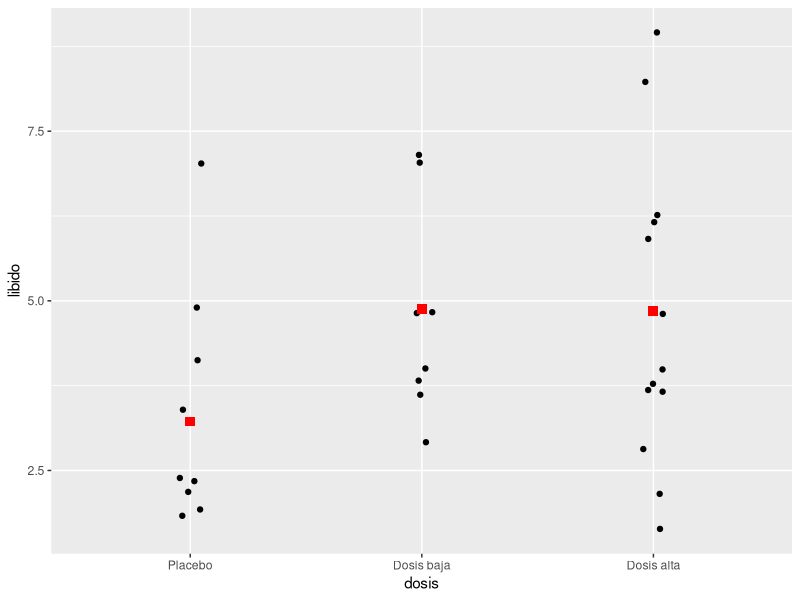
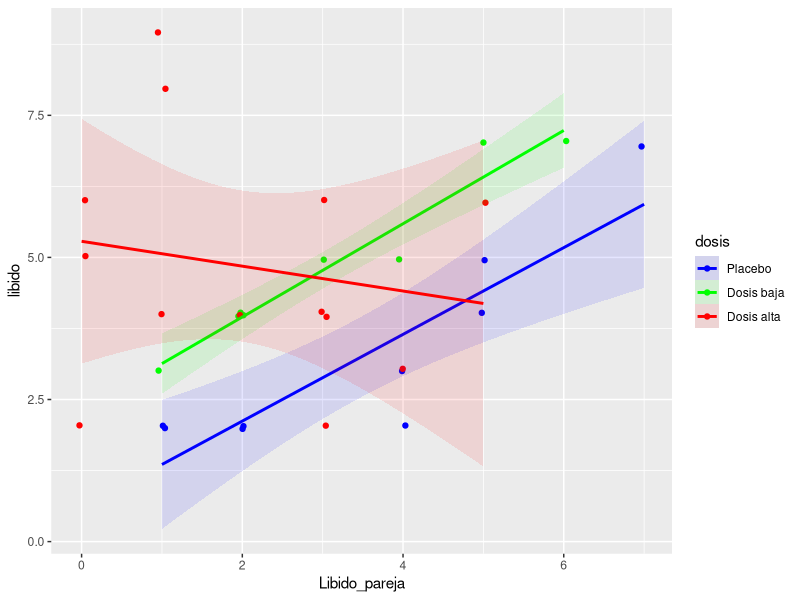
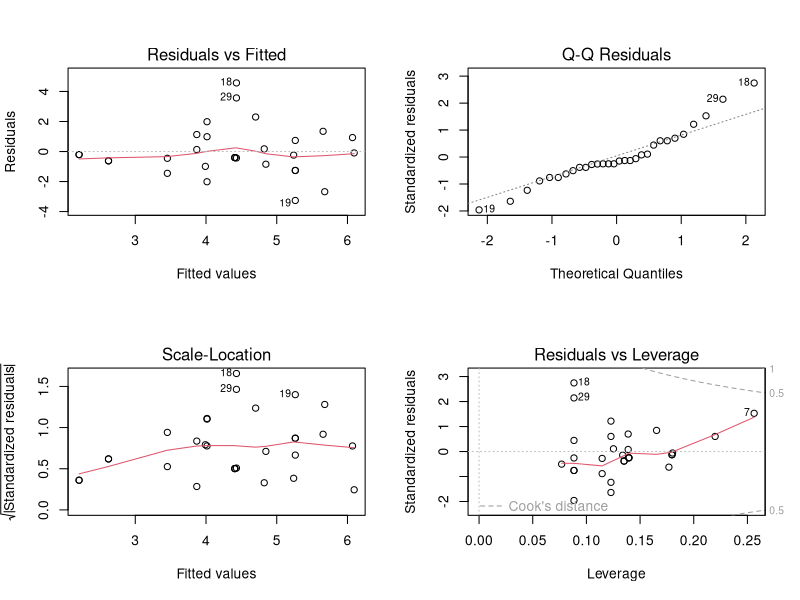
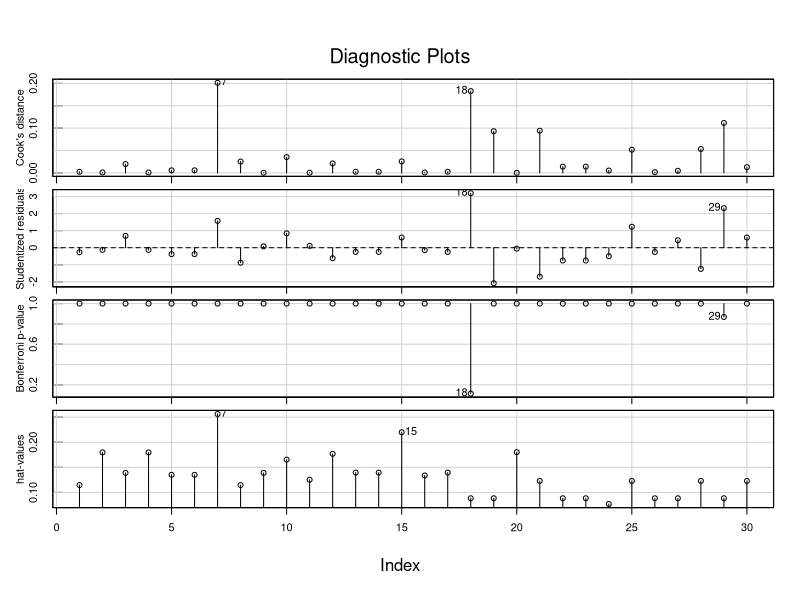
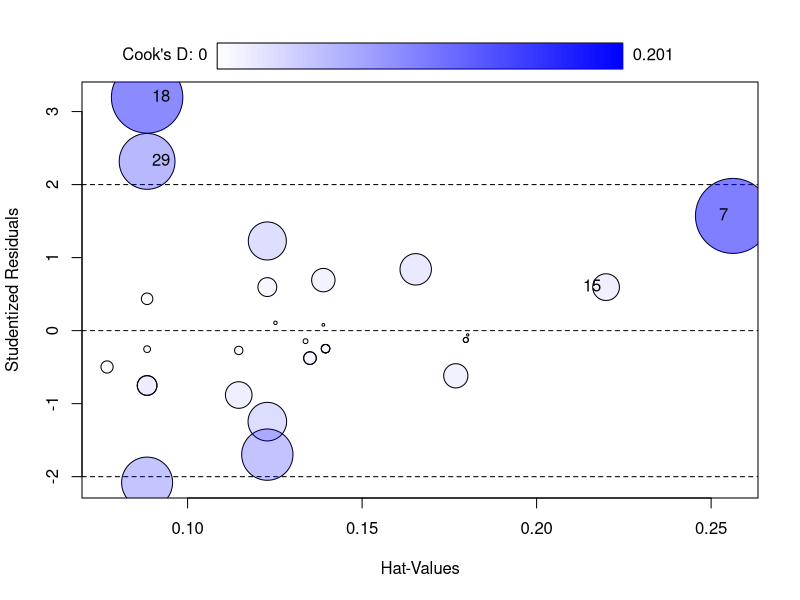
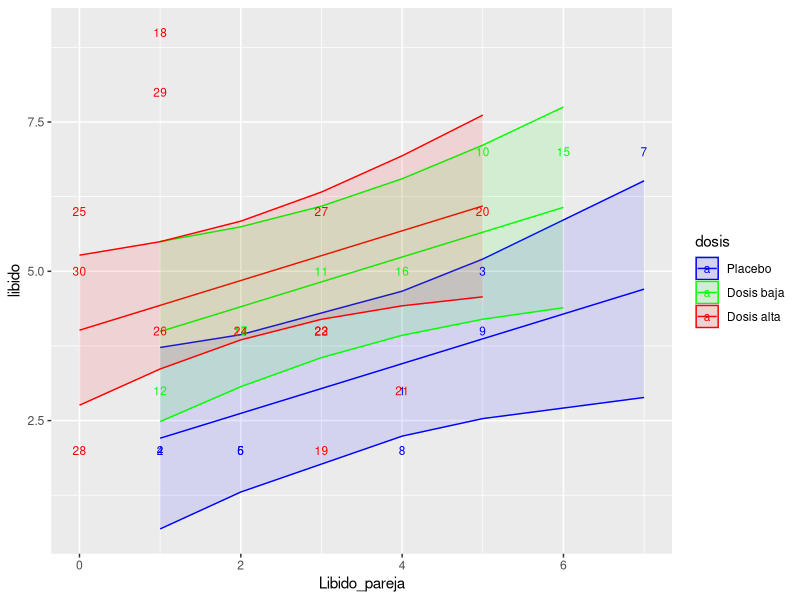

The R script that drew these images, in order:
## ---- chunk 1
knitr::opts_chunk$set(echo = TRUE)
## ---- chunk 2
viagra <- read.table("ViagraCovariate.dat", header = TRUE)
viagra$dosis <- factor(viagra$dosis, labels = c("Placebo", "Dosis baja", "Dosis alta"))
viagra
## ---- chunk 3
library(ggplot2)
g1 <- ggplot(viagra, aes(dosis, libido))
g1 + geom_jitter(width = 0.05) +
     stat_summary(fun.y = "mean", geom = "point", col = "red", shape = 15, size = 3)
## ---- chunk 4
m1 <- aov(libido ~ dosis, data = viagra)
anova(m1)
## ---- chunk 5
library(ggplot2)
g2 <- ggplot(viagra, aes(Libido_pareja, libido,  col = dosis))
g2 + geom_jitter(width = 0.05, height = 0.05) +
     geom_smooth(method = "lm", aes(fill = dosis), alpha = 0.1) +
     scale_color_manual(values = c("blue", "green", "red")) +
     scale_fill_manual(values = c("blue", "green", "red")) 
## ---- chunk 6
library(car)
m2 <- aov(libido ~ dosis + Libido_pareja, data = viagra)
Anova(m2)

m2l <- lm(libido ~ dosis + Libido_pareja, data = viagra)
summary(m2l)
## ---- chunk 7
op <- par(no.readonly = TRUE)
par(mfrow = c(2, 2))
plot(m2l)
par(op)
## ---- chunk 8
shapiro.test(residuals(m2l))
shapiro.test(rstandard(m2l))
shapiro.test(rstudent(m2l))
## ---- chunk 9
library(car)
library(lmtest)

bartlett.test(libido ~ dosis, data = viagra)

car::ncvTest(m2l)

lmtest::bptest(m2l, studentize = FALSE)

lmtest::bptest(m2l, studentize = TRUE)
## ---- chunk 10
library(car)
car::influenceIndexPlot(m2l)
## ---- chunk 11
library(car)
car::influencePlot(m2l)
## ---- chunk 12
viagra <- data.frame(viagra, predict(m2l, interval = "confidence"))
## ---- chunk 13
g3 <- ggplot(viagra, aes(Libido_pareja, libido, col = dosis, label = rownames(viagra)))
g3 + geom_line(aes(y = fit)) +
     geom_ribbon(aes(ymin = lwr, ymax = upr, fill = dosis), alpha = 0.1) +
     scale_color_manual(values = c("blue", "green", "red")) +
     scale_fill_manual(values = c("blue", "green", "red")) +
     geom_text(size = 3)
